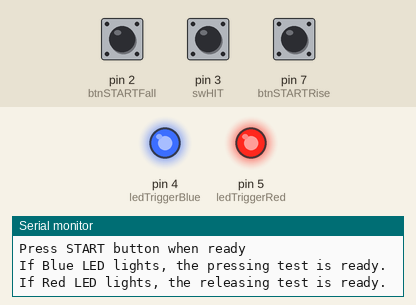
Recording of a sketch running on a simulated Arduino Uno, built with avr-gcc and run on an emulated ATmega328P. Parts: output pins drawn as LEDs (lit = HIGH), the last lines printed to the serial monitor. The test bench sets the inputs (shaded band); at power-on: pin 2 (btnSTARTFall) HIGH, pin 3 (swHIT) HIGH, pin 7 (btnSTARTRise) HIGH.

Above: at 1.2 s.
1.3 s: pin 2 (btnSTARTFall) pulled LOW for 0.15 s
At 3.5 s:
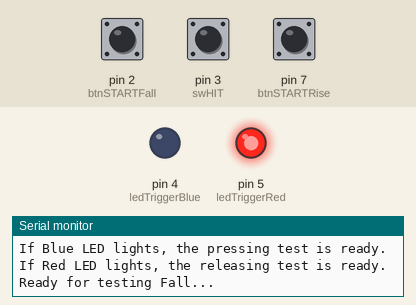
3.9 s: pin 3 (swHIT) pulled LOW for 0.15 s
At 6.1 s:
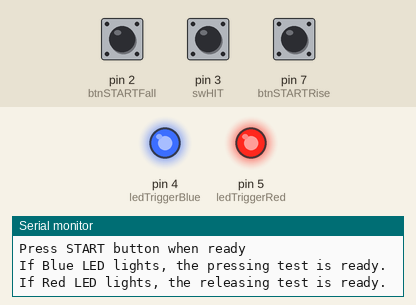
6.4 s: pin 7 (btnSTARTRise) pulled LOW for 0.15 s
At 8.6 s:
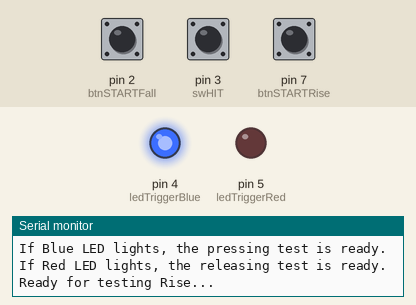
Timing chart, 0 to 10.1 s (numbered marks = the images above; inputs shaded):
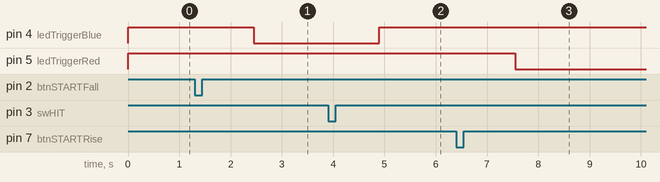

Measured:
- after the input at 1.3 s, pin 4 (ledTriggerBlue): HIGH → LOW after 1.2 s
- after the input at 3.9 s, pin 4 (ledTriggerBlue): LOW → HIGH after 1.0 s
- after the input at 6.4 s, pin 5 (ledTriggerRed): HIGH → LOW after 1.2 s

The sketch:

Project1_r01.ino
```cpp
// Switch Bounce Counter
//
#define btnSTARTFall 2 // Pin to Ready Bounce Counter
#define btnSTARTRise 7 // Pin to Ready Bounce Counter
#define swHIT 3 // External Interrupt 1
#define swHIT18 18 // External Interrupt 2
#define ledTriggerBlue 4 //Led Indicator 1
#define ledTriggerRed 5 //Led Indicator 2

volatile int bounceCountFall = 0;
volatile int bounceCountRise = 0;

int breakWhileCount = 1000;
bool testingFall = true;

void setup() {
  // setup the switches and LED
  pinMode(btnSTARTFall, INPUT_PULLUP);
  pinMode(btnSTARTRise, INPUT_PULLUP);
  pinMode(swHIT, INPUT);
  pinMode(swHIT18, INPUT);
  pinMode(ledTriggerBlue, OUTPUT);
  pinMode(ledTriggerRed, OUTPUT);

  // If you don't use pin 3, you will need to change the 1 below to the new interrupt number
  attachInterrupt(1, bounceFall, FALLING);
  attachInterrupt(5, bounceRise, RISING);
  // By using FALLING, we capture everytime the pin transisions from HIGH to LOW

  // Turn off the LED
  digitalWrite(ledTriggerBlue, HIGH);
  digitalWrite(ledTriggerRed, HIGH);

  // Start the Serial port
  Serial.begin(9600);

  Serial.println("Arduino Switch Debounce");
  Serial.println();
}

// All the interrupt routine needs to do is increment bounceCount
// By keeping this routine small we maximize the chances of catching every bounce
void bounceFall() {
  bounceCountFall++;
}

void bounceRise() {
  bounceCountRise++;
}


void loop() {

  Serial.println("Press START button when ready");
  Serial.println("If Blue LED lights, the pressing test is ready.");
  Serial.println("If Red LED lights, the releasing test is ready.");

  // Wait for one of the START buttons
  while (digitalRead(btnSTARTFall) && digitalRead(btnSTARTRise)) {}

  testingFall = true;

  // Then wait for it to be released
  delay(10);
  if(!digitalRead(btnSTARTFall) && digitalRead(btnSTARTRise)){
    testingFall = true;
    //Serial.println("Test1");
    while(!digitalRead(btnSTARTFall)){}
  } else if (digitalRead(btnSTARTFall) && !digitalRead(btnSTARTRise)){
    testingFall = false;
    //Serial.println("Test2");
    while(!digitalRead(btnSTARTRise)){}
  }
  delay(1000);

  // Start the testing
  bounceCountFall = 0;
  bounceCountRise = 0;

  // Light the corresponding LED
  if (testingFall){
    digitalWrite(ledTriggerBlue, LOW);
    Serial.println("Ready for testing Fall...");

    // Wait for the switch to close
    while (bounceCountFall == 0) {}

  } else{
    digitalWrite(ledTriggerRed, LOW);
    Serial.println("Ready for testing Rise...");

    // Wait for the switch to open
    while (bounceCountRise == 0) {}
  }
  // If you are here, the switch was thrown
  // Wait a second to collect the bounces

  delay(1000);

  // Output the results

  digitalWrite(ledTriggerBlue, HIGH);
  digitalWrite(ledTriggerRed, HIGH);
  Serial.print("The switch bounced ");
  if (testingFall){
    Serial.print(bounceCountFall);
  } else {
    Serial.print(bounceCountRise);
  }
  Serial.println(" times.");
  Serial.println();
}
```
